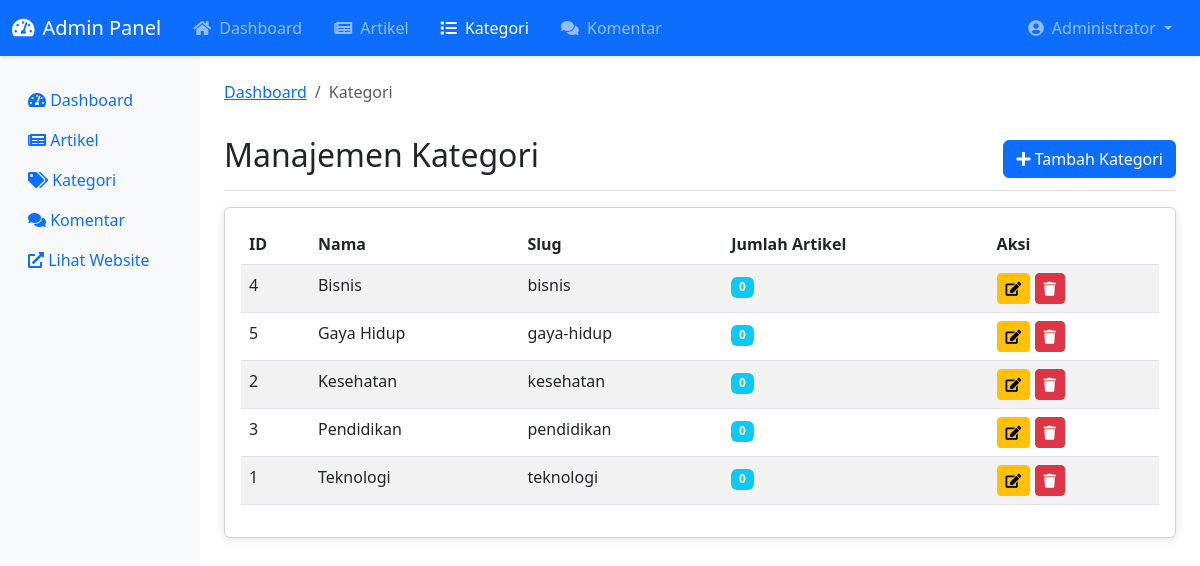
Page /admin/kategori.php (signed in) on the committed database.
### tables this page shows
CREATE TABLE IF NOT EXISTS kategori (
    id INT(11) AUTO_INCREMENT PRIMARY KEY,
    nama VARCHAR(100) NOT NULL,
    slug VARCHAR(100) NOT NULL,
    icon VARCHAR(50) NOT NULL,
    created_at TIMESTAMP DEFAULT CURRENT_TIMESTAMP
);

### admin/kategori.php (the view, shortened to what this page needs)
<?php
require_once '../config/database.php';
$sql = "SELECT k.*, (SELECT COUNT(*) FROM artikel WHERE kategori_id = k.id) as artikel_count FROM kategori k ORDER BY nama ASC";
$result = $conn->query($sql);
$categories = [];
while ($row = $result->fetch_assoc()) {
    $categories[] = $row;
}
?>
<!DOCTYPE html>
<html lang="id">
<head>
    <link rel="stylesheet" href="../assets/css/style.css">
    <link rel="stylesheet" href="https://cdnjs.cloudflare.com/ajax/libs/font-awesome/5.15.3/css/all.min.css">
    <link href="https://cdn.jsdelivr.net/npm/bootstrap@5.3.0/dist/css/bootstrap.min.css" rel="stylesheet">
</head>
<body>
    <nav class="navbar navbar-expand-lg navbar-dark bg-primary shadow-sm sticky-top">
        <div class="container-fluid">
            <a class="navbar-brand d-flex align-items-center" href="index.php">
                <i class="fas fa-tachometer-alt me-2"></i>
                <span>Admin Panel</span>
            </a>
            <div class="collapse navbar-collapse" id="navbarNav">
                <ul class="navbar-nav">
                    <li class="nav-item">
                        <a class="nav-link px-3" href="index.php"><i class="fas fa-home me-1"></i> Dashboard</a>
                    </li>
                    <li class="nav-item">
                        <a class="nav-link px-3" href="artikel.php"><i class="fas fa-newspaper me-1"></i> Artikel</a>
                    </li>
                    <li class="nav-item">
                        <a class="nav-link active px-3" href="kategori.php"><i class="fas fa-list me-1"></i> Kategori</a>
                    </li>
                    <li class="nav-item">
                        <a class="nav-link px-3" href="komentar.php"><i class="fas fa-comments me-1"></i> Komentar</a>
                    </li>
                </ul>
                <ul class="navbar-nav ms-auto">
                    <li class="nav-item dropdown">
                        <a class="nav-link dropdown-toggle px-3" href="#" id="navbarDropdown" role="button" data-bs-toggle="dropdown">
                            <i class="fas fa-user-circle me-1"></i> <?php echo htmlspecialchars($_SESSION['admin_nama']); ?>
                        </a>
                    </li>
                </ul>
            </div>
        </div>
    </nav>
    <div class="container-fluid">
        <div class="row">
            <nav class="col-md-3 col-lg-2 d-md-block bg-light sidebar py-4">
                <div class="position-sticky">
                    <ul class="nav flex-column">
                        <li class="nav-item">
                            <a class="nav-link" href="index.php">
                                <i class="fas fa-tachometer-alt"></i> Dashboard
                            </a>
                        </li>
                        <li class="nav-item">
                            <a class="nav-link" href="artikel.php">
                                <i class="fas fa-newspaper"></i> Artikel
                            </a>
                        </li>
                        <li class="nav-item">
                            <a class="nav-link active" href="kategori.php">
                                <i class="fas fa-tags"></i> Kategori
                            </a>
                        </li>
                        <li class="nav-item">
                            <a class="nav-link" href="komentar.php">
                                <i class="fas fa-comments"></i> Komentar
                            </a>
                        </li>
                        <li class="nav-item">
                            <a class="nav-link" href="../index.php" target="_blank">
                                <i class="fas fa-external-link-alt"></i> Lihat Website
                            </a>
                        </li>
                    </ul>
                </div>
            </nav>
            <main class="col-md-9 ms-sm-auto col-lg-10 px-md-4 py-4">
                <nav aria-label="breadcrumb">
                    <ol class="breadcrumb">
                        <li class="breadcrumb-item"><a href="index.php">Dashboard</a></li>
                        <li class="breadcrumb-item active" aria-current="page">Kategori</li>
                    </ol>
                </nav>
                <div class="d-flex justify-content-between flex-wrap flex-md-nowrap align-items-center pt-3 pb-2 mb-3 border-bottom">
                    <h1 class="h2">Manajemen Kategori</h1>
                    <button type="button" class="btn btn-primary" data-bs-toggle="modal" data-bs-target="#addCategoryModal">
                        <i class="fas fa-plus"></i> Tambah Kategori
                    </button>
                </div>
                <div class="card">
                    <div class="card-body">
                        <div class="table-responsive">
                            <table class="table table-striped table-hover">
                                <thead>
                                    <tr>
                                        <th>ID</th>
                                        <th>Nama</th>
                                        <th>Slug</th>
                                        <th>Jumlah Artikel</th>
                                        <th>Aksi</th>
                                    </tr>
                                </thead>
                                <tbody>
                                    <?php if (count($categories) > 0): ?>
                                        <?php foreach ($categories as $category): ?>
                                        <tr>
                                            <td><?php echo $category['id']; ?></td>
                                            <td><?php echo htmlspecialchars($category['nama']); ?></td>
                                            <td><?php echo htmlspecialchars($category['slug']); ?></td>
                                            <td>
                                                <span class="badge bg-info"><?php echo $category['artikel_count']; ?></span>
                                            </td>
                                            <td>
                                                <button type="button" class="btn btn-sm btn-warning edit-category"
                                                        data-bs-toggle="modal" data-bs-target="#editCategoryModal"
                                                        data-id="<?php echo $category['id']; ?>"
                                                        data-nama="<?php echo htmlspecialchars($category['nama']); ?>">
                                                    <i class="fas fa-edit"></i>
                                                </button>
                                                <?php if ($category['artikel_count'] == 0): ?>
                                                <a href="kategori.php?action=delete&id=<?php echo $category['id']; ?>" class="btn btn-sm btn-danger" onclick="return confirm('Apakah Anda yakin ingin menghapus kategori ini?')">
                                                    <i class="fas fa-trash"></i>
                                                </a>
                                                <?php else: ?>
                                                <button type="button" class="btn btn-sm btn-danger" disabled title="Kategori sedang digunakan oleh artikel">
                                                    <i class="fas fa-trash"></i>
                                                </button>
                                                <?php endif; ?>
                                            </td>
                                        </tr>
                                        <?php endforeach; ?>
                                    <?php else: ?>
                                        <tr>
                                            <td colspan="5" class="text-center">Tidak ada kategori</td>
                                        </tr>
                                    <?php endif; ?>
                                </tbody>
                            </table>
                        </div>
                    </div>
                </div>
            </main>
        </div>
    </div>
</body>
</html>

### assets/css/style.css (style rules this page uses)
body { font-family: 'Segoe UI', Tahoma, Geneva, Verdana, sans-serif; color: #333; line-height: 1.6; }
.card { transition: transform 0.3s, box-shadow 0.3s; border: none; box-shadow: 0 2px 10px rgba(0, 0, 0, 0.1); }
.card .fas { transition: transform 0.3s; }
.btn-primary { background-color: #0d6efd; border-color: #0d6efd; }
.bg-light { background-color: #f8f9fa !important; }
.bg-primary { background-color: #0d6efd !important; }

### admin/kategori.php (style rules this page uses)
.sidebar { min-height: calc(100vh - 56px); }

### rows in the picture
kategori: id "4", nama "Bisnis", slug "bisnis", artikel_count "0"
kategori: id "5", nama "Gaya Hidup", slug "gaya-hidup", artikel_count "0"
kategori: id "2", nama "Kesehatan", slug "kesehatan", artikel_count "0"
kategori: id "3", nama "Pendidikan", slug "pendidikan", artikel_count "0"
kategori: id "1", nama "Teknologi", slug "teknologi", artikel_count "0"

### other values in the picture
$_SESSION['admin_nama'] "Administrator"
